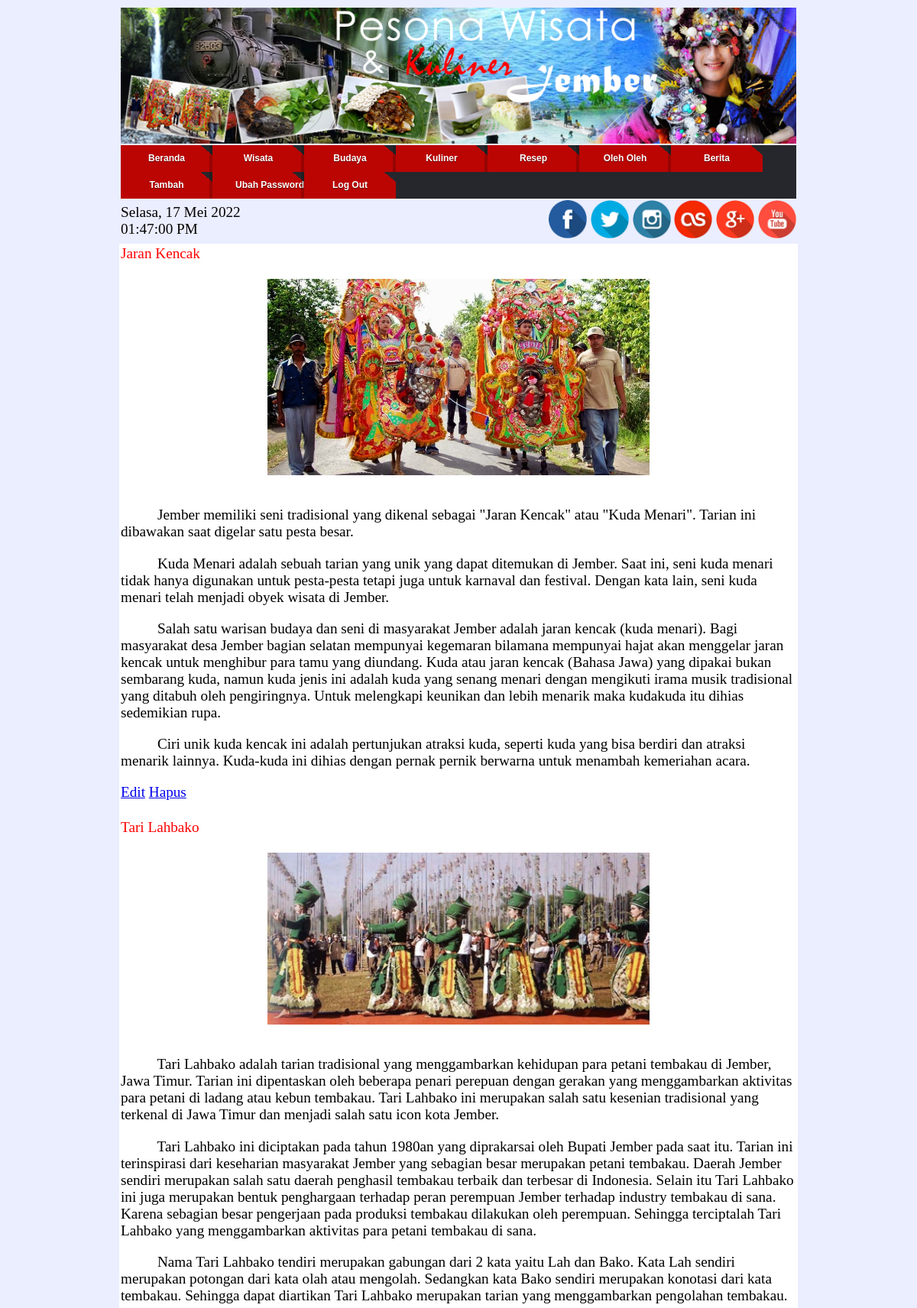
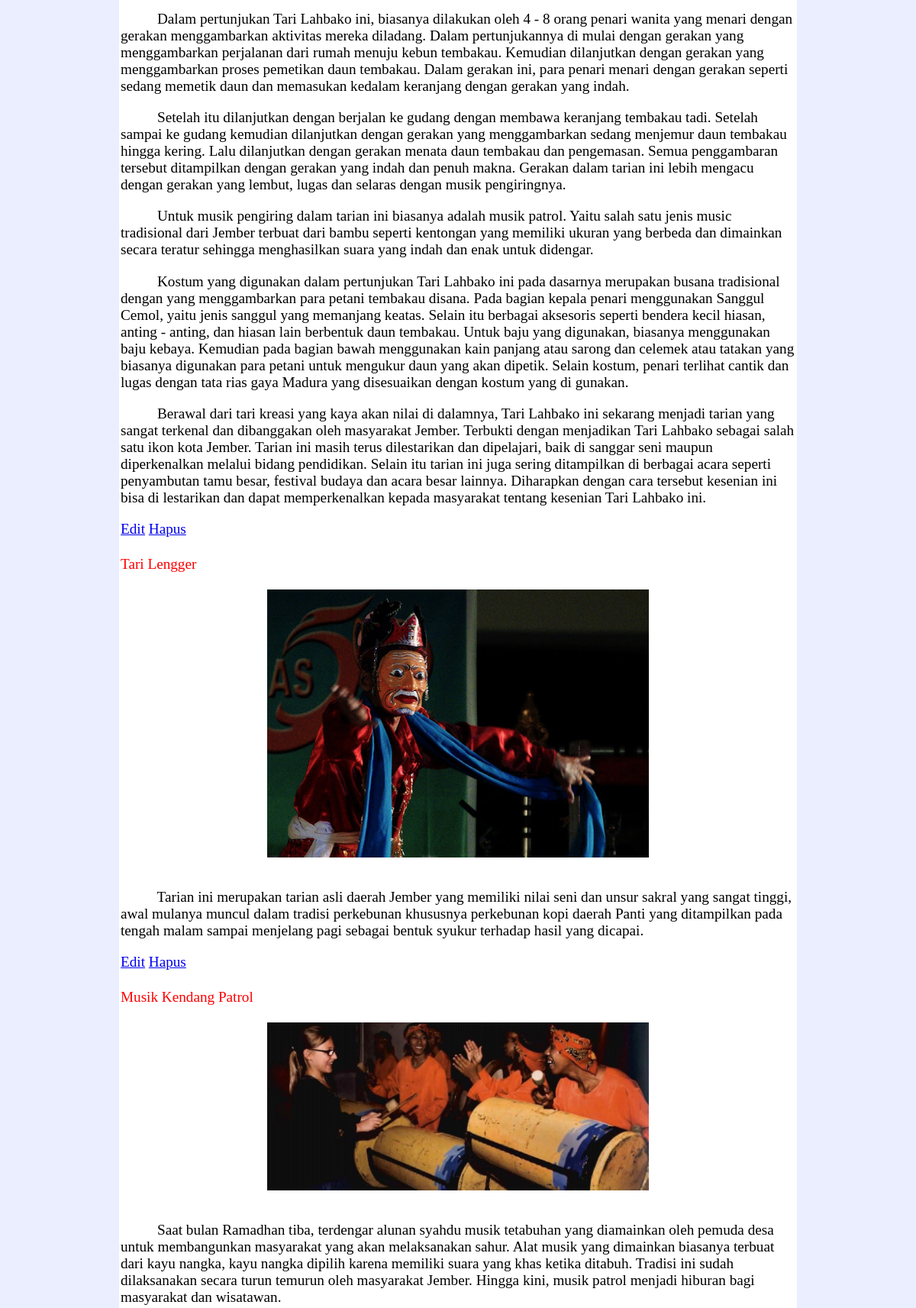
Screenshot of /admin/budaya.php (signed in, upper part) with the database file from the repository (2 pictures, top to bottom).
### tables this page shows
CREATE TABLE IF NOT EXISTS `berita` (
  `id_berita` int(11) NOT NULL AUTO_INCREMENT,
  `judul` varchar(40) NOT NULL,
  `tgl_buat` date DEFAULT NULL,
  `tgl_update` date NOT NULL,
  `gambar` varchar(100) NOT NULL,
  `isi` text NOT NULL,
  `kategori` varchar(15) NOT NULL,
  `kunjungan` int(11) NOT NULL,
  PRIMARY KEY (`id_berita`)
);

### admin/budaya.php (the view, shortened to what this page needs)
<?php
if(isset($_SESSION['login'])){
?>
<html>
<body>
<?php
	include "menu_admin.php";
?>
<center>
<table border="0" bgcolor="white">
<?php
	$query=mysql_query("SELECT * FROM berita where kategori='budaya'")or die('perintah sql salah');
	if(mysql_num_rows($query)==0){
	echo'<tr><td><center>Tidak ada data!</center></td></tr>';
	}else{
		$per_page = 5;
		$page = (isset($_GET['page'])) ? (int)$_GET['page'] : 1;
		$start = ($page - 1) * $per_page;
		$query="select judul,gambar,isi,id_berita from berita where kategori='budaya' order by id_berita limit $start, $per_page";
		$sql=mysql_query($query);
		while($hasil=mysql_fetch_array($sql)){
			$judul=$hasil['judul'];
			$gambar=$hasil['gambar'];
			$isi=$hasil['isi'];
			$id=$hasil['id_berita'];
			echo'<tr><td><font color="red">'.$judul.'</font><br><br>
			<center>
			<img src="../images/'.$gambar.'" class="img5" width="500" title="'.$gambar.'" alt="'.$gambar.'"></center>
			<br>
			';
			echo $isi;
			echo'<a href="edit.php?id='.$id.'">Edit</a> <a href="hapus.php?id='.$id.'"onclick="return confirm(\'Yakin?\')">Hapus</a><br><br></td></tr>';
		}
	}
?>
</table>
<?php
	include 'footer.php';
?>
</body>
</html>
<?php
}else{
	echo'<script>window.location="admin97.php"</script>';
}
?>

### admin/menu_admin.php (style rules this page uses)
body { font-family:Calibri; background-color:#ebeeff; }
.img5 { height:auto; transition: all 0.5s; -o-transition: all 0.5s; -moz-transition: all 0.5s; -webkit-transition: all 0.5s; }
img { max-width:100% }
table { width: 75%; }
table tr { padding: .35em; }
table th, table td { padding: 0em; font-size:1.2em; }
table td img { text-align: center; }

### rows the page displays
berita: judul "Jaran Kencak", gambar (picture), isi "Jember memiliki seni tradisional yang dikenal sebagai \"Jaran Kencak\" atau \"Kuda Menari\". Tarian ini dibawakan saat digelar satu pesta besar. Kuda Menari adalah sebuah tarian yang unik yang dapat ditemukan di Jember. Saat ini, seni kuda menari tidak hanya digunakan untuk pesta-pesta tetapi juga untuk karnaval dan festival. Dengan kata lain, seni kuda menari telah menjadi obyek wisata di Jember. Salah satu warisan budaya dan seni di masyarakat Jember adalah jaran kencak (kuda menari). Bagi masyarakat desa Jember bagian selatan mempunyai kegemaran bilamana mempunyai hajat akan menggelar jaran kencak untuk menghibur para tamu yang diundang. Kuda atau jaran kencak (Bahasa Jawa) yang dipakai…"
berita: judul "Tari Lahbako", gambar (picture), isi "Tari Lahbako adalah tarian tradisional yang menggambarkan kehidupan para petani tembakau di Jember, Jawa Timur. Tarian ini dipentaskan oleh beberapa penari perepuan dengan gerakan yang menggambarkan aktivitas para petani di ladang atau kebun tembakau. Tari Lahbako ini merupakan salah satu kesenian tradisional yang terkenal di Jawa Timur dan menjadi salah satu icon kota Jember. Tari Lahbako ini diciptakan pada tahun 1980an yang diprakarsai oleh Bupati Jember pada saat itu. Tarian ini terinspirasi dari keseharian masyarakat Jember yang sebagian besar merupakan petani tembakau. Daerah Jember sendiri merupakan salah satu daerah penghasil tembakau terbaik dan terbesar di Indonesia. Selain itu…"
berita: judul "Tari Lengger", gambar (picture), isi "Tarian ini merupakan tarian asli daerah Jember yang memiliki nilai seni dan unsur sakral yang sangat tinggi, awal mulanya muncul dalam tradisi perkebunan khususnya perkebunan kopi daerah Panti yang ditampilkan pada tengah malam sampai menjelang pagi sebagai bentuk syukur terhadap hasil yang dicapai."
berita: judul "Musik Kendang Patrol", gambar (picture), isi "Saat bulan Ramadhan tiba, terdengar alunan syahdu musik tetabuhan yang diamainkan oleh pemuda desa untuk membangunkan masyarakat yang akan melaksanakan sahur. Alat musik yang dimainkan biasanya terbuat dari kayu nangka, kayu nangka dipilih karena memiliki suara yang khas ketika ditabuh. Tradisi ini sudah dilaksanakan secara turun temurun oleh masyarakat Jember. Hingga kini, musik patrol menjadi hiburan bagi masyarakat dan wisatawan."
